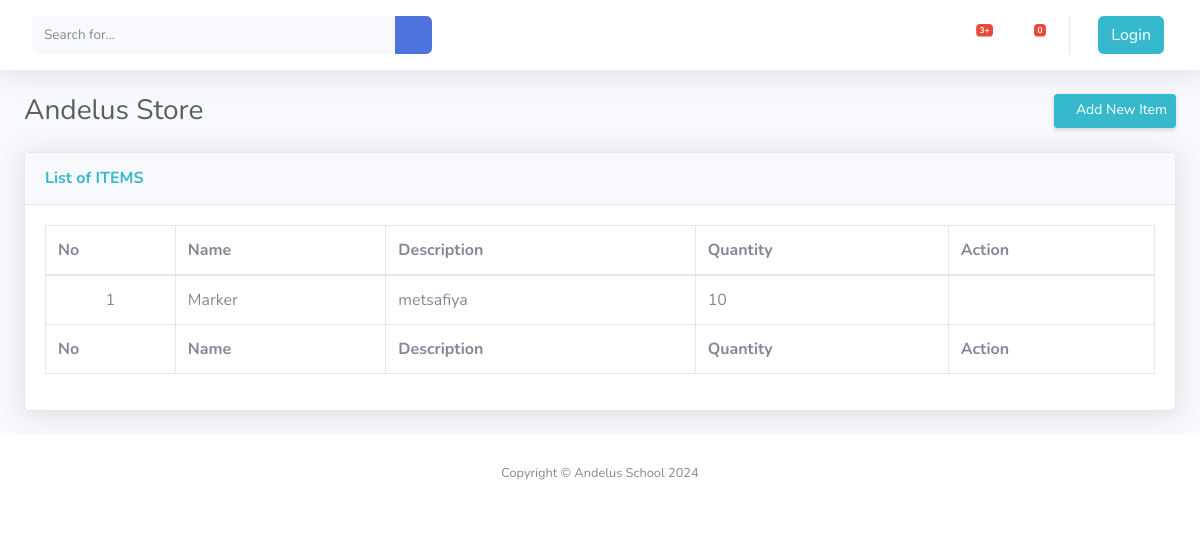
The app's page /store/item/, older data.
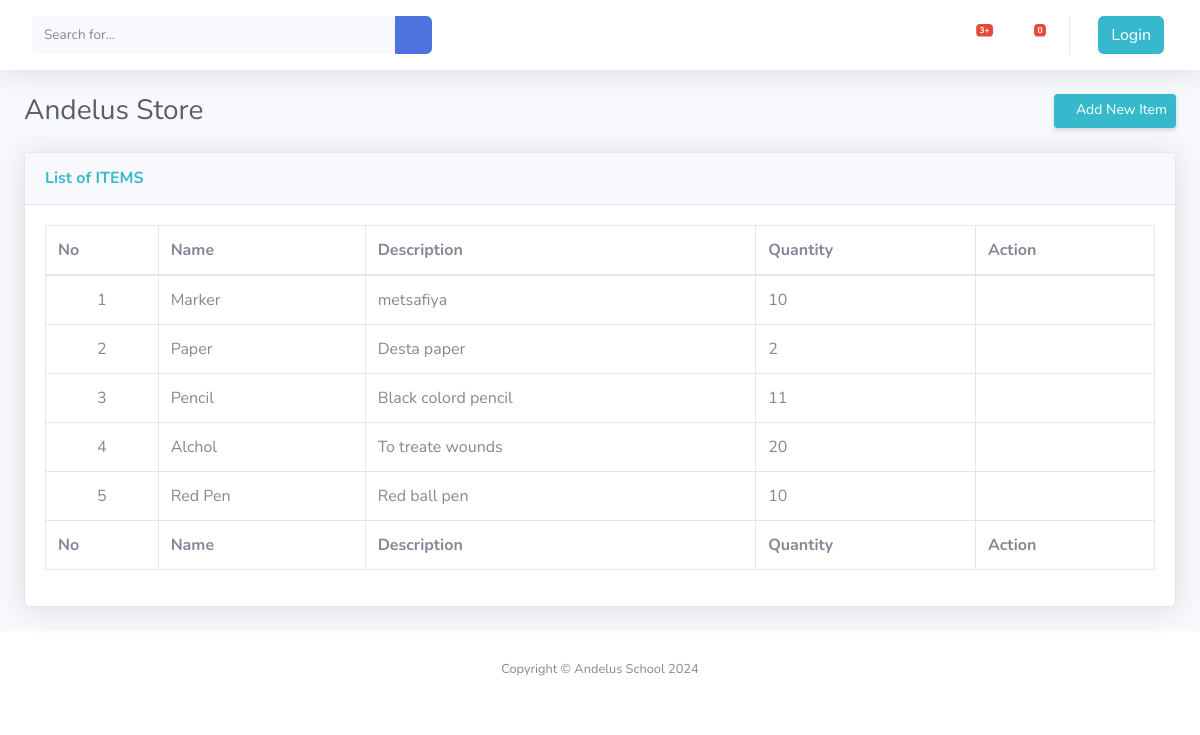
The same page, newer data.
### store/models.py (models this page shows, shortened)
class Store(models.Model):
    books = models.ForeignKey(Book,on_delete=models.CASCADE, blank=True, null=True)
    items = models.ForeignKey(Item, on_delete=models.CASCADE,blank=True, null= True)
    quantity = models.IntegerField(default = 0)
    is_book = models.BooleanField(default=False)
    is_item = models.BooleanField(default=False)

class Item(models.Model):
    category = models.ForeignKey(Category, on_delete=models.CASCADE, default=1)
    description = models.CharField(max_length=200, default="", blank=True,null=True)
    image = models.ImageField(upload_to = 'uploads/item/')
    item_name = models.CharField(max_length=100)

### store/views.py (the view)
# urls.py: path('item/', views.item_store, name='item_store'),
def item_store(request):
    page = 'item'
    item = Store.objects.filter(is_item = True)
    form = ItemForm()
    context = {'items':item ,'page':page,'item_form':form}
    return render(request, 'store/store.html', context)

### store/forms.py
class ItemForm(forms.ModelForm):
    class Meta:
        model = Item
        fields = ['item_name', 'description', 'image']
    def __init__(self, *args, **kwargs):
        super(ItemForm, self).__init__(*args, **kwargs)
        for field_name, field in self.fields.items():
            field.widget.attrs['class'] = 'form-control'
    item_name = forms.CharField(widget=forms.TextInput(attrs={'class': 'form-control'}))
    description = forms.CharField(widget=forms.Textarea(attrs={'class': 'form-control', 'rows': 3}))
    image = forms.ImageField(widget=forms.ClearableFileInput(attrs={'class': 'form-control custom-file-input'}))

### cart/cart.py (called while the page is built)
    def __len__(self):
		    return len(self.cart)

### cart/context_processors.py (called while the page is built)
def cart(request):
	return {'cart': Cart(request)}

### store/templates/store/store.html (shortened to what this page needs)
{% extends 'base.html' %}
{% block content %}
<div class="container-fluid">
     <div class="d-sm-flex align-items- justify-content-between mb-4">
       <h1 class="h3 mb-0 text-gray-800">Andelus Store </h1>
      {% if page == 'book' %}
      <a href="#"  data-toggle="modal" data-target="#add_new_book" class="d-none d-sm-inline-block btn btn-sm btn-info shadow-sm"><i
       class="fas fa-plus fa-sm text-white-50"></i> Add New Book</a>
       {% elif page == 'item' %}
     <a href="#"  data-toggle="modal" data-target="#add_new_item" class="d-none d-sm-inline-block btn btn-sm btn-info shadow-sm"><i
             class="fas fa-plus fa-sm text-white-50"></i> Add New Item</a>
     {% endif %}
 </div>
  {% if page == 'book' %}
    {% if request.user.groups.all.0.name == 'Custodian' %}
        <div class="card shadow mb-4">
          <div class="card-header py-3">
            <h6 class="m-0 font-weight-bold text-info">List of BOOKS</h6>
          </div>
          <div class="card-body">
            <div class="table-responsive">
              <table
                class="table table-bordered"
                id="dataTable"
                width="100%"
                cellspacing="0"
              >
                <thead>
                  <tr>
                    <th>No</th>
                    <th>Name</th>
                    <th>Description</th>
                    <th>Subject</th>
                    <th>Grade</th>
                    <th>Pages</th>
                    <th>Quantity</th>
                    <th>Action</th>
                  </tr>
                </thead>
                <tfoot>
                  <tr>
                    <th>No</th>
                    <th>Name</th>
                    <th>Description</th>
                    <th>Subject</th>
                    <th>Grade</th>
                    <th>Pages</th>
                    <th>Quantity</th>
                    <th>Action</th>
                  </tr>
                </tfoot>
                <tbody>
                  {% for book in books %}
                  <tr>
                    <td class="align-middle text-center">{{forloop.counter}}</td>
                    <td class="align-middle text-">{{book.books.book_name}}</td>
                    <td class="align-middle text-">{{book.books.description}}</td>
                    <td class="align-middle text-">{{book.books.subject}}</td>
                    <td class="align-middle text-">{{book.books.grade}}</td>
                    <td class="align-middle text-">{{book.books.pages}}</td>
                    <td class="align-middle text-">{{book.quantity}}</td>
                    <td class="align-middle text-center">
                        <a href="#" class="d-d d-sm-inline-block btn btn-sm btn-info shadow-sm book_detail"
                          data-toggle="modal" data-target="#detail"
                          data-bookid="{{book.id}}"
                          data-image="{{book.books.image.url}}"
                          data-bookname="{{book.books.book_name}}"
                          data-description="{{ book.books.description }}"
                          data-subject="{{ book.books.subject }}"
                          data-grade="{{ book.books.grade }}"
                          data-quantity="{{ book.quantity }}"
                          data-url="{% url 'store_detail' book.id %}?p=book"
                          data-addurl="{% url 'product_detail' book.books.id%}?p=book"
                          data-page="{{ book.books.pages }}">
                          <i class="fas fa-pen fa-sm text-white-50"></i>
                          Detail
                          </a>
                      </td>
                  </tr>
                  {% endfor %}
                </tbody>
              </table>
            </div>
          </div>
        </div>
    {% elif request.user.groups.all.0.name == 'Director' %}
    {% elif request.user.groups.all.0.name == 'Manager' %}
    {% elif request.user.groups.all.0.name == 'Finance' %}
    {% endif %}
  <div class="card shadow mb-4">
    <div class="card-header py-3">
      <h6 class="m-0 font-weight-bold text-info">List of BOOKS</h6>
    </div>
    <div class="card-body">
      <div class="table-responsive">
        <table
          class="table table-bordered"
          id="dataTable"
          width="100%"
          cellspacing="0"
        >
          <thead>
            <tr>
              <th>No</th>
              <th>Name</th>
              <th>Description</th>
              <th>Subject</th>
              <th>Grade</th>
              <th>Pages</th>
              <th>Quantity</th>
              <th>Action</th>
            </tr>
          </thead>
          <tfoot>
            <tr>
              <th>No</th>
              <th>Name</th>
              <th>Description</th>
              <th>Subject</th>
              <th>Grade</th>
              <th>Pages</th>
              <th>Quantity</th>
              <th>Action</th>
            </tr>
          </tfoot>
          <tbody>
            {% for book in books %}
            <tr>
              <td class="align-middle text-center">{{forloop.counter}}</td>
              <td class="align-middle text-">{{book.books.book_name}}</td>
              <td class="align-middle text-">{{book.books.description}}</td>
              <td class="align-middle text-">{{book.books.subject}}</td>
              <td class="align-middle text-">{{book.books.grade}}</td>
              <td class="align-middle text-">{{book.books.pages}}</td>
              <td class="align-middle text-">{{book.quantity}}</td>
              <td class="align-middle text-center">
                {% if request.user.groups.all.0.name == 'Custodian' or request.user.groups.all.0.name == 'Manager' %}
                  {% comment %} <a href="{% url 'store_detail' book.id %}?p=book" class="btn btn-info btn-icon-split">
                    <span class="icon text-white-50">
                        <i class="fas fa-info-circle"></i>
                    </span>
                    <span class="text">Detail</span>
                  </a> {% endcomment %}
                  <a href="#" class="d-d d-sm-inline-block btn btn-sm btn-info shadow-sm book_detail"
                    data-toggle="modal" data-target="#detail"
                    data-bookid="{{book.id}}"
                    data-image="{{book.books.image.url}}"
                    data-bookname="{{book.books.book_name}}"
                    data-description="{{ book.books.description }}"
                    data-subject="{{ book.books.subject }}"
                    data-grade="{{ book.books.grade }}"
                    data-quantity="{{ book.quantity }}"
                    data-url="{% url 'store_detail' book.id %}?p=book"
                    data-page="{{ book.books.pages }}"><i
                    class="fas fa-plus fa-sm text-white-50"></i> Detail</a>
                  <a href="{% url 'product_detail' book.books.id%}?p=book" class="btn btn-success btn-icon-split">
                    <span class="icon text-white-50">
                        <i class="fas fa-plus-circle"></i>
                    </span>
                    </a>
                    {% elif request.user.groups.all.0.name == 'Director' %}
                    <a href="{% url 'product_detail' book.books.id%}?p=book" class="btn btn-success btn-icon-split">
                      <span class="icon text-white-50">
                          <i class="fas fa-plus-circle"></i>
                      </span>
                      <span class="text">Add</span>
                  </a>
                {% endif %}
              </td>
                </tr>
            {% endfor %}
          </tbody>
        </table>
      </div>
    </div>
  </div>
  {% elif page == 'item' %}
  <div class="card shadow mb-4">
    <div class="card-header py-3">
      <h6 class="m-0 font-weight-bold text-info">List of ITEMS</h6>
    </div>
    <div class="card-body">
      <div class="table-responsive">
        <table
          class="table table-bordered"
          id="dataTable"
          width="100%"
          cellspacing="0"
        >
          <thead>
            <tr>
              <th>No</th>
              <th>Name</th>
              <th>Description</th>
              <th>Quantity</th>
              <th>Action</th>
            </tr>
          </thead>
          <tfoot>
            <tr>
              <th>No</th>
              <th>Name</th>
              <th>Description</th>
              <th>Quantity</th>
              <th>Action</th>
            </tr>
          </tfoot>
          <tbody>
            {% for item in items %}
            <tr>
              <td class="align-middle text-center">{{forloop.counter}}</td>
              <td class="align-middle text-" >{{item.items.item_name}}</td>
              <td class="align-middle text-" >{{item.items.description}}</td>
              <td class="align-middle text-" >{{item.quantity}}</td>
              <td class="align-middle text-center" >
          </td>
            </tr>
            {% endfor %}
          </tbody>
        </table>
      </div>
    </div>
  </div>
  {% endif %}
</div>
{% endblock %}

### store/templates/base.html (shortened to what this page needs)
{%load static%}
<!DOCTYPE html>
<html lang="en">
<head>
    <link href="{% static 'vendor/fontawesome-free/css/all.min.css' %}" rel="stylesheet" type="text/css">
    <link href="{% static 'css/sb-admin-2.min.css' %}" rel="stylesheet">
    <link href="{% static 'vendor/datatables/dataTables.bootstrap4.min.css' %}" rel="stylesheet">
</head>
<body id="page-top">
    <div id="wrapper">
        <div id="content-wrapper" class="d-flex flex-column">
            <div id="content">
                   {% include "navbar.html" %}
                {%block content%}
                {%endblock%}
            </div>
            <footer class="sticky-footer bg-white">
                <div class="container my-auto">
                    <div class="copyright text-center my-auto">
                        <span>Copyright &copy; Andelus School 2024</span>
                    </div>
                </div>
            </footer>
        </div>
    </div>
</body>
</html>

### store/templates/navbar.html (shortened to what this page needs)
    <nav class="navbar navbar-expand navbar-light bg-white topbar mb-4 static-top shadow">
        <form
            class="d-none d-sm-inline-block form-inline mr-auto ml-md-3 my-2 my-md-0 mw-100 navbar-search">
            <div class="input-group">
                <input type="text" class="form-control bg-light border-0 small" placeholder="Search for..."
                    aria-label="Search" aria-describedby="basic-addon2">
                <div class="input-group-append">
                    <button class="btn btn-primary" type="button">
                        <i class="fas fa-search fa-sm"></i>
                    </button>
                </div>
            </div>
        </form>
        <ul class="navbar-nav ml-auto">
            <li class="nav-item dropdown no-arrow mx-1">
                <a class="nav-link dropdown-toggle" href="#" id="alertsDropdown" role="button"
                    data-toggle="dropdown" aria-haspopup="true" aria-expanded="false">
                    <i class="fas fa-bell fa-fw"></i>
                    <span class="badge badge-danger badge-counter">3+</span>
                </a>
            </li>
            <li class="nav-item dropdown no-arrow mx-1">
                <a class="nav-link dropdown-toggle" href="{% url 'list_summary' %}" role="button"
                    >
                    <i class="fas fa-clipboard-list fa-fw"></i>
                    <span class="badge badge-danger badge-counter" id="list_quantity">{{cart|length}}</span>
                </a>
            </li>
            {% if user.is_authenticated %}
            <li class="nav-item dropdown no-arrow">
                <a class="nav-link dropdown-toggle" href="#" id="userDropdown" role="button"
                    data-toggle="dropdown" aria-haspopup="true" aria-expanded="false">
                    <span class="mr-2 d-none d-lg-inline text-gray-600 small">{{user}}</span>
                    <img class="img-profile rounded-circle"
                        src="img/undraw_profile.svg">
                </a>
                <div class="dropdown-menu dropdown-menu-right shadow animated--grow-in"
                    aria-labelledby="userDropdown">
                    <a class="dropdown-item" href="{% url 'profile'%}">
                        <i class="fas fa-user fa-sm fa-fw mr-2 text-gray-400"></i>
                        Profile
                    </a>
                    {% comment %} <a class="dropdown-item" href="#">
                        <i class="fas fa-cogs fa-sm fa-fw mr-2 text-gray-400"></i>
                        Settings
                    </a>
                    <a class="dropdown-item" href="#">
                        <i class="fas fa-list fa-sm fa-fw mr-2 text-gray-400"></i>
                        Activity Log
                    </a> {% endcomment %}
                    <div class="dropdown-divider"></div>
                    <a class="dropdown-item" href="#" data-toggle="modal" data-target="#logoutModal">
                        <i class="fas fa-sign-out-alt fa-sm fa-fw mr-2 text-gray-400"></i>
                        Logout
                    </a>
                </div>
            </li>
            {% else %}
            <li class="nav-item dropdown no-arrow">
                <a class="nav-link dropdown-toggle " href="{% url 'log_in' %}" id="userDropdown" role="button">
                    <span class="mr-2 d-none d-lg-inline text-white small btn btn-info">Login</span>
                </a>
            </li>
            {% endif %}
        </ul>
    </nav>

Row changes from the older to the newer data that the page shows:
added Store: items.item_name "Paper", items.description "Desta paper", quantity "2"
added Store: items.item_name "Pencil", items.description "Black colord pencil", quantity "11"
added Store: items.item_name "Alchol", items.description "To treate wounds", quantity "20"
added Store: items.item_name "Red Pen", items.description "Red ball pen", quantity "10"
